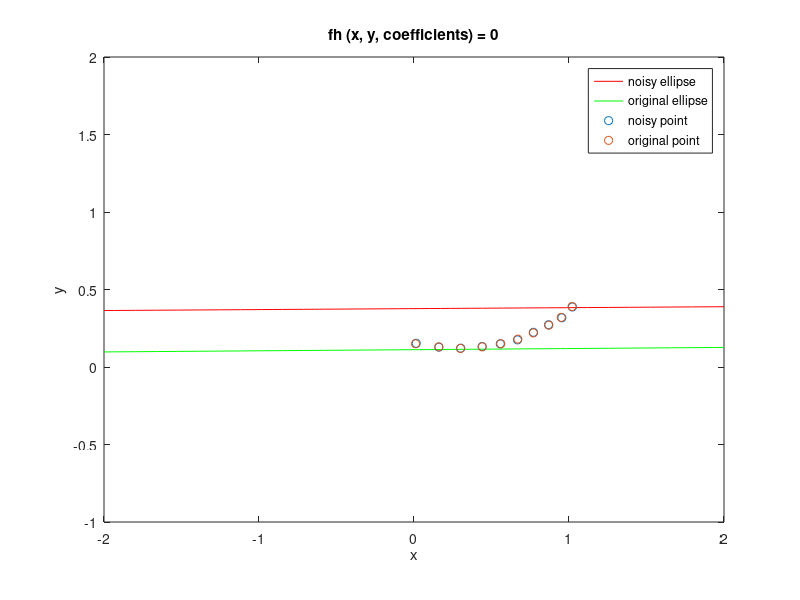

Write MATLAB code to recreate this figure.
warning off MATLAB:ezplotfeval:NotVectorized
x = [1.02, 0.95, 0.87, 0.77, 0.67, 0.56, 0.44, 0.3, 0.16, 0.01]';
y = [0.39, .32, 0.27, 0.22, 0.18, 0.15, 0.13, 0.12, 0.13, 0.15]';
noise = unifrnd(-0.005,0.005,10,2);

nx = x + noise(:,1);
ny = y + noise(:,2);

A = [y.^2, y.*x, x, y, ones(10,1)];
b = x.^2;
coefficients = mldivide(A,b);

nA = [ny.^2, ny.*nx, nx, ny, ones(10,1)];
nb = nx.^2;
ncoefficients = mldivide(nA,nb);

%Part(b)
figure
fh = @(x,y,coef) coef(1)*y^2 + coef(2)*x*y + coef(3)*x + coef(4)*y + coef(5) - x^2;
ez1 = ezplot(@(x,y)fh(x,y,ncoefficients),[-2,2,-1,2]), axis equal;
set(ez1,'Color','red');
hold on
ez2 = ezplot(@(x,y)fh(x,y,coefficients),[-2,2,-1,2]), axis equal;
set(ez2,'Color','green');
hold on
scatter(nx,ny)
hold on 
scatter(x,y)
legend('noisy ellipse', 'original ellipse','noisy point', 'original point')

%Comparing coefficients
%We see that there is significant change in the coefficients even if we
%slightly change the coordinates.
coefficients
ncoefficients